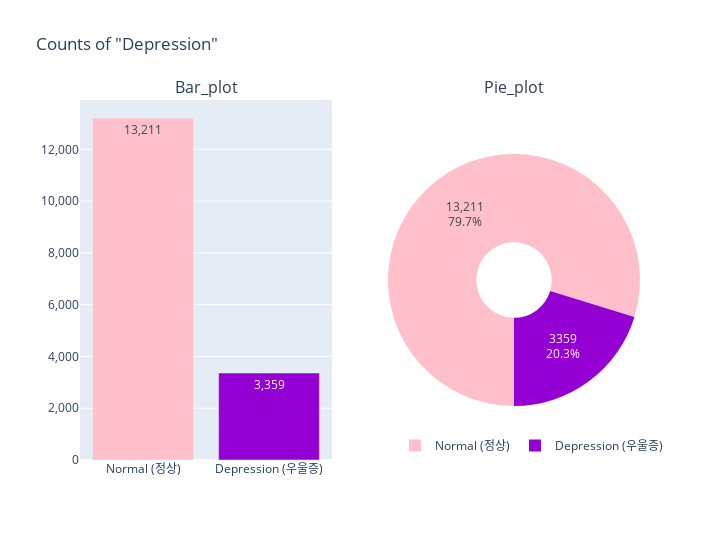

Notebook code for this chart:
### Code cell
# Depression(정상vs우울증)-Count 시각화
plot_depr = plsp(rows=1, cols=2,
                 subplot_titles=('Bar_plot','Pie_plot'),
                 specs=[[{'type':'xy'}, {'type':'domain'}]])
plot_depr.add_trace(
    go.Bar(x=count_depr.depression,
           y=count_depr.id,
           marker_color=['pink', 'darkviolet'],
           texttemplate="%{y:,}",
           showlegend=False,
           hoverinfo='x+y'
           ),
    row=1, col=1
)
plot_depr.add_trace(
    go.Pie(values=count_depr.id,
           labels=count_depr.depression,
           hole=0.3,
           showlegend=True,
           marker_colors=['pink', 'darkviolet'],
           hoverinfo="label+value+percent",
           textinfo='value+percent',
           rotation=180
           ),
    row=1, col=2
)
plot_depr.update_layout(title_text='Counts of "Depression"',
                        width=720,
                        height=540,
                        legend=dict(orientation='h',
                                    yanchor='bottom', y=0,
                                    xanchor='right', x=1.05))
plot_depr.update_yaxes(tickformat=',')
plot_depr.show()

### Figure 1 — Plotly figure (JSON) as saved in the notebook; plotly's stock layout.template omitted (floating-point values rounded to 4 significant figures)
{"data": [{"hoverinfo": "x+y", "marker": {"color": ["pink", "darkviolet"]}, "showlegend": false, "texttemplate": "%{y:,}", "type": "bar", "x": ["Normal (정상)", "Depression (우울증)"], "xaxis": "x", "y": [13211, 3359], "yaxis": "y"}, {"domain": {"x": [0.55, 1], "y": [0, 1]}, "hole": 0.3, "hoverinfo": "label+value+percent", "labels": ["Normal (정상)", "Depression (우울증)"], "marker": {"colors": ["pink", "darkviolet"]}, "rotation": -180, "showlegend": true, "textinfo": "value+percent", "type": "pie", "values": [13211, 3359]}], "layout": {"annotations": [{"font": {"size": 16}, "showarrow": false, "text": "Bar_plot", "x": 0.225, "xanchor": "center", "xref": "paper", "y": 1, "yanchor": "bottom", "yref": "paper"}, {"font": {"size": 16}, "showarrow": false, "text": "Pie_plot", "x": 0.775, "xanchor": "center", "xref": "paper", "y": 1, "yanchor": "bottom", "yref": "paper"}], "height": 540, "legend": {"orientation": "h", "x": 1.05, "xanchor": "right", "y": 0, "yanchor": "bottom"}, "title": {"text": "Counts of \"Depression\""}, "width": 720, "xaxis": {"anchor": "y", "domain": [0, 0.45]}, "yaxis": {"anchor": "x", "domain": [0, 1], "tickformat": ","}}}
